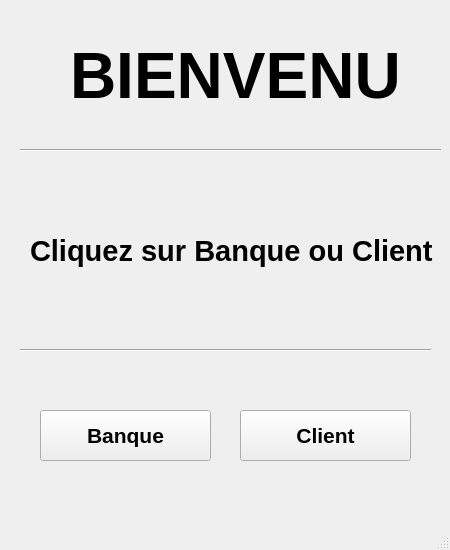
<?xml version="1.0" encoding="UTF-8"?>
<ui version="4.0">
 <class>MainWindow</class>
 <widget class="QMainWindow" name="MainWindow">
  <property name="geometry">
   <rect>
    <x>0</x>
    <y>0</y>
    <width>450</width>
    <height>550</height>
   </rect>
  </property>
  <property name="minimumSize">
   <size>
    <width>450</width>
    <height>550</height>
   </size>
  </property>
  <property name="maximumSize">
   <size>
    <width>450</width>
    <height>550</height>
   </size>
  </property>
  <property name="windowTitle">
   <string>Gestion Banque</string>
  </property>
  <property name="windowIcon">
   <iconset theme="QIcon::ThemeIcon::GoHome"/>
  </property>
  <widget class="QWidget" name="centralwidget">
   <widget class="QLabel" name="label">
    <property name="geometry">
     <rect>
      <x>70</x>
      <y>30</y>
      <width>391</width>
      <height>91</height>
     </rect>
    </property>
    <property name="font">
     <font>
      <pointsize>48</pointsize>
      <bold>true</bold>
     </font>
    </property>
    <property name="text">
     <string>BIENVENU</string>
    </property>
   </widget>
   <widget class="Line" name="line">
    <property name="geometry">
     <rect>
      <x>20</x>
      <y>130</y>
      <width>421</width>
      <height>41</height>
     </rect>
    </property>
    <property name="font">
     <font>
      <pointsize>20</pointsize>
      <bold>true</bold>
     </font>
    </property>
    <property name="orientation">
     <enum>Qt::Orientation::Horizontal</enum>
    </property>
   </widget>
   <widget class="QLabel" name="label_2">
    <property name="geometry">
     <rect>
      <x>30</x>
      <y>220</y>
      <width>501</width>
      <height>61</height>
     </rect>
    </property>
    <property name="font">
     <font>
      <pointsize>22</pointsize>
      <bold>true</bold>
     </font>
    </property>
    <property name="text">
     <string>Cliquez sur Banque ou Client</string>
    </property>
   </widget>
   <widget class="Line" name="line_2">
    <property name="geometry">
     <rect>
      <x>20</x>
      <y>330</y>
      <width>411</width>
      <height>41</height>
     </rect>
    </property>
    <property name="font">
     <font>
      <pointsize>20</pointsize>
      <bold>true</bold>
     </font>
    </property>
    <property name="orientation">
     <enum>Qt::Orientation::Horizontal</enum>
    </property>
   </widget>
   <widget class="QPushButton" name="pushButton_4">
    <property name="geometry">
     <rect>
      <x>40</x>
      <y>410</y>
      <width>171</width>
      <height>51</height>
     </rect>
    </property>
    <property name="font">
     <font>
      <pointsize>16</pointsize>
      <bold>true</bold>
     </font>
    </property>
    <property name="cursor">
     <cursorShape>PointingHandCursor</cursorShape>
    </property>
    <property name="text">
     <string>Banque</string>
    </property>
    <property name="checkable">
     <bool>false</bool>
    </property>
   </widget>
   <widget class="QPushButton" name="pushButton_7">
    <property name="geometry">
     <rect>
      <x>240</x>
      <y>410</y>
      <width>171</width>
      <height>51</height>
     </rect>
    </property>
    <property name="font">
     <font>
      <pointsize>16</pointsize>
      <bold>true</bold>
     </font>
    </property>
    <property name="cursor">
     <cursorShape>PointingHandCursor</cursorShape>
    </property>
    <property name="text">
     <string>Client</string>
    </property>
   </widget>
  </widget>
  <widget class="QMenuBar" name="menubar">
   <property name="geometry">
    <rect>
     <x>0</x>
     <y>0</y>
     <width>450</width>
     <height>25</height>
    </rect>
   </property>
  </widget>
  <widget class="QStatusBar" name="statusbar"/>
 </widget>
 <resources/>
 <connections/>
</ui>
